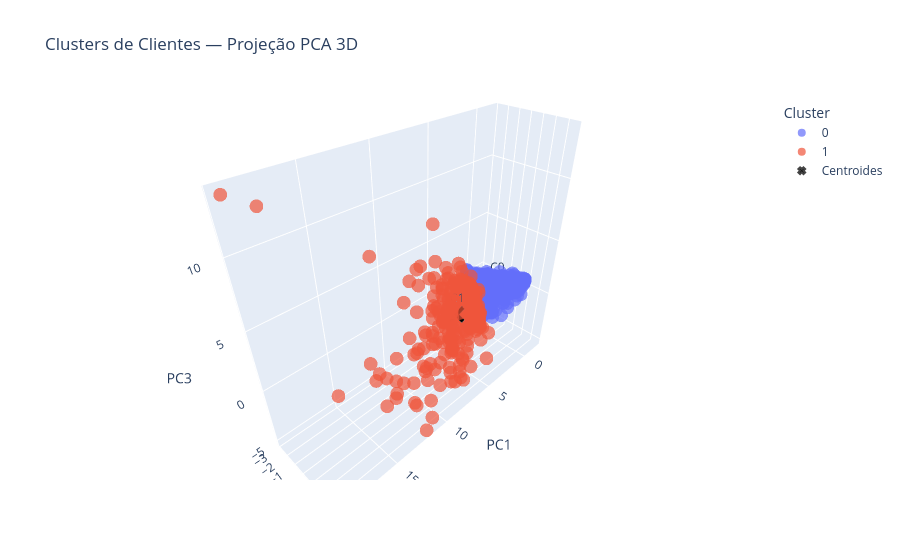

Notebook cell for this chart:
### Code cell
pca3 = PCA(n_components=3, random_state=RANDOM_STATE)
coords3 = pca3.fit_transform(X_scaled)
rfm_model["PC3"] = coords3[:, 2]
print(f"[PCA 3D] variância explicada: {pca3.explained_variance_ratio_.sum():.1%}")

fig3 = px.scatter_3d(rfm_model, x="PC1", y="PC2", z="PC3", color=rfm_model["Cluster"].astype(str),
                      title="Clusters de Clientes — Projeção PCA 3D", opacity=0.7,
                      labels={"color": "Cluster"})
centroides3 = rfm_model.groupby("Cluster")[["PC1", "PC2", "PC3"]].mean()
fig3.add_trace(go.Scatter3d(
    x=centroides3["PC1"], y=centroides3["PC2"], z=centroides3["PC3"], mode="markers+text",
    marker=dict(symbol="x", size=6, color="black", line=dict(width=2)),
    text=[f"C{c}" for c in centroides3.index], textposition="top center", name="Centroides",
))
fig3.show()

### Figure 1 — Plotly figure (JSON) as saved in the notebook; plotly's stock layout.template omitted (floating-point values rounded to 4 significant figures; data arrays with more than 128 entries replaced by an {"elided": "..."} marker saying what was removed)
{"data": [{"hovertemplate": "Cluster=0<br>PC1=%{x}<br>PC2=%{y}<br>PC3=%{z}<extra></extra>", "legendgroup": "0", "marker": {"color": "#636efa", "opacity": 0.7, "symbol": "circle"}, "mode": "markers", "name": "0", "scene": "scene", "showlegend": true, "type": "scatter3d", "x": {"elided": "3920 float values"}, "y": {"elided": "3920 float values"}, "z": {"elided": "3920 float values"}}, {"hovertemplate": "Cluster=1<br>PC1=%{x}<br>PC2=%{y}<br>PC3=%{z}<extra></extra>", "legendgroup": "1", "marker": {"color": "#EF553B", "opacity": 0.7, "symbol": "circle"}, "mode": "markers", "name": "1", "scene": "scene", "showlegend": true, "type": "scatter3d", "x": {"elided": "331 float values"}, "y": {"elided": "331 float values"}, "z": {"elided": "331 float values"}}, {"marker": {"color": "black", "line": {"width": 2}, "size": 6, "symbol": "x"}, "mode": "markers+text", "name": "Centroides", "text": ["C0", "C1"], "textposition": "top center", "type": "scatter3d", "x": [-0.4437, 5.255], "y": [-0.02665, 0.3156], "z": [0.0007098, -0.008406]}], "layout": {"legend": {"title": {"text": "Cluster"}, "tracegroupgap": 0}, "scene": {"domain": {"x": [0.0, 1.0], "y": [0.0, 1.0]}, "xaxis": {"title": {"text": "PC1"}}, "yaxis": {"title": {"text": "PC2"}}, "zaxis": {"title": {"text": "PC3"}}}, "title": {"text": "Clusters de Clientes — Projeção PCA 3D"}}}
